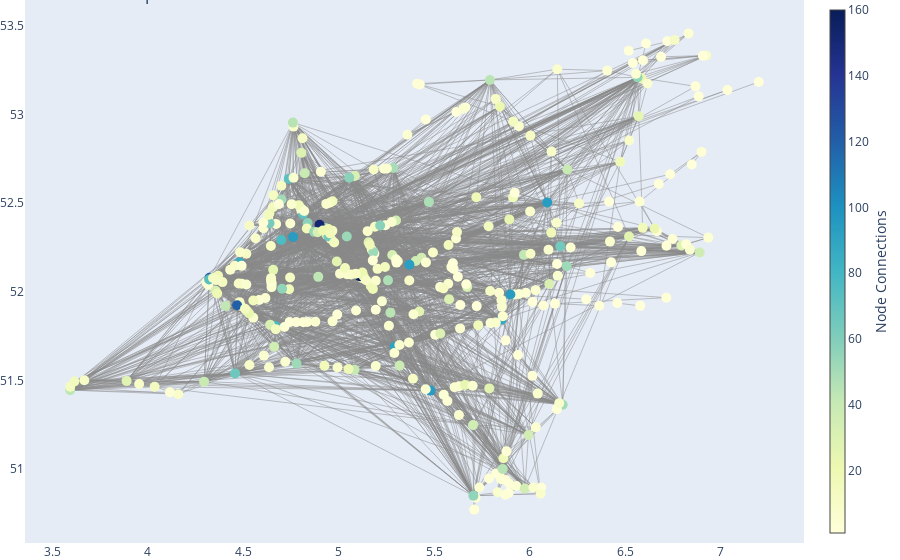

Notebook code cell kept with this figure:
### Markdown cell above
### Graph of the overall Network with all  Possible Edges

### Code cell
import plotly.graph_objects as go
import networkx as nx

sources = disruptions_df['source'].unique()
coordinates_df = pd.read_csv('stations-2023-09-nl.csv')
destinations = disruptions_df['target'].unique()
stations = list(set(sources).union(set(destinations)))
edges = disruptions_df[['source', 'target']].values

G = nx.Graph()
G.add_nodes_from(stations)
G.add_edges_from(edges)

# Create a Plotly figure
# Filter coordinates_df to include only stations present in the graph
coordinates_df = coordinates_df[coordinates_df['name_long'].isin(G.nodes())]

# Create a dictionary of positions based on coordinates
pos = {row['name_long']: (row['geo_lng'], row['geo_lat']) for _, row in coordinates_df.iterrows()}

# Remove nodes from the graph that are not in the coordinates_df
nodes_to_remove = [node for node in G.nodes() if node not in pos]
G.remove_nodes_from(nodes_to_remove)

# Extract edge positions
edge_x = []
edge_y = []
for edge in G.edges():
    x0, y0 = pos[edge[0]]
    x1, y1 = pos[edge[1]]
    edge_x.extend([x0, x1, None])
    edge_y.extend([y0, y1, None])

# Create edge trace
edge_trace = go.Scatter(
    x=edge_x, y=edge_y,
    line=dict(width=0.5, color='#888'),
    hoverinfo='none',
    mode='lines'
)

# Extract node positions and attributes
node_x = []
node_y = []
for node in G.nodes():
    x, y = pos[node]
    node_x.append(x)
    node_y.append(y)

# Create node trace
node_trace = go.Scatter(
    x=node_x, y=node_y,
    mode='markers',
    hoverinfo='text',
    marker=dict(
        showscale=True,
        colorscale='YlGnBu',
        size=10,
        colorbar=dict(
            thickness=15,
            title=dict(
                text='Node Connections',
                side='right'
            ),
            xanchor='left'
        )
    )
)

# Add node text
node_adjacencies = []
node_text = []
for node, adjacencies in G.adjacency():
    node_adjacencies.append(len(adjacencies))
    node_text.append(f'{node}<br># of connections: {len(adjacencies)}')

node_trace.marker.color = node_adjacencies
node_trace.text = node_text

# Create the figure
fig = go.Figure(data=[edge_trace, node_trace],
                layout=go.Layout(
                    title='Network Graph',
                    showlegend=False,
                    hovermode='closest',
                    margin=dict(b=0, l=0, r=0, t=0),
                    xaxis=dict(showgrid=False, zeroline=False),
                    yaxis=dict(showgrid=False, zeroline=False)
                ))

fig.show()

### Figure 1 — Plotly figure (JSON) as saved in the notebook; plotly's stock layout.template omitted (floating-point values rounded to 4 significant figures; data arrays with more than 128 entries replaced by an {"elided": "..."} marker saying what was removed)
{"data": [{"hoverinfo": "none", "line": {"color": "#888", "width": 0.5}, "mode": "lines", "type": "scatter", "x": {"elided": "9276 float values"}, "y": {"elided": "9276 float values"}}, {"hoverinfo": "text", "marker": {"color": {"elided": "343 int values"}, "colorbar": {"thickness": 15, "title": {"side": "right", "text": "Node Connections"}, "xanchor": "left"}, "colorscale": [[0, "rgb(255,255,217)"], [0.125, "rgb(237,248,177)"], [0.25, "rgb(199,233,180)"], [0.375, "rgb(127,205,187)"], [0.5, "rgb(65,182,196)"], [0.625, "rgb(29,145,192)"], [0.75, "rgb(34,94,168)"], [0.875, "rgb(37,52,148)"], [1, "rgb(8,29,88)"]], "showscale": true, "size": 10}, "mode": "markers", "text": {"elided": "343 str values"}, "type": "scatter", "x": {"elided": "343 float values"}, "y": {"elided": "343 float values"}}], "layout": {"hovermode": "closest", "margin": {"b": 0, "l": 0, "r": 0, "t": 0}, "showlegend": false, "title": {"text": "Network Graph"}, "xaxis": {"showgrid": false, "zeroline": false}, "yaxis": {"showgrid": false, "zeroline": false}}}
